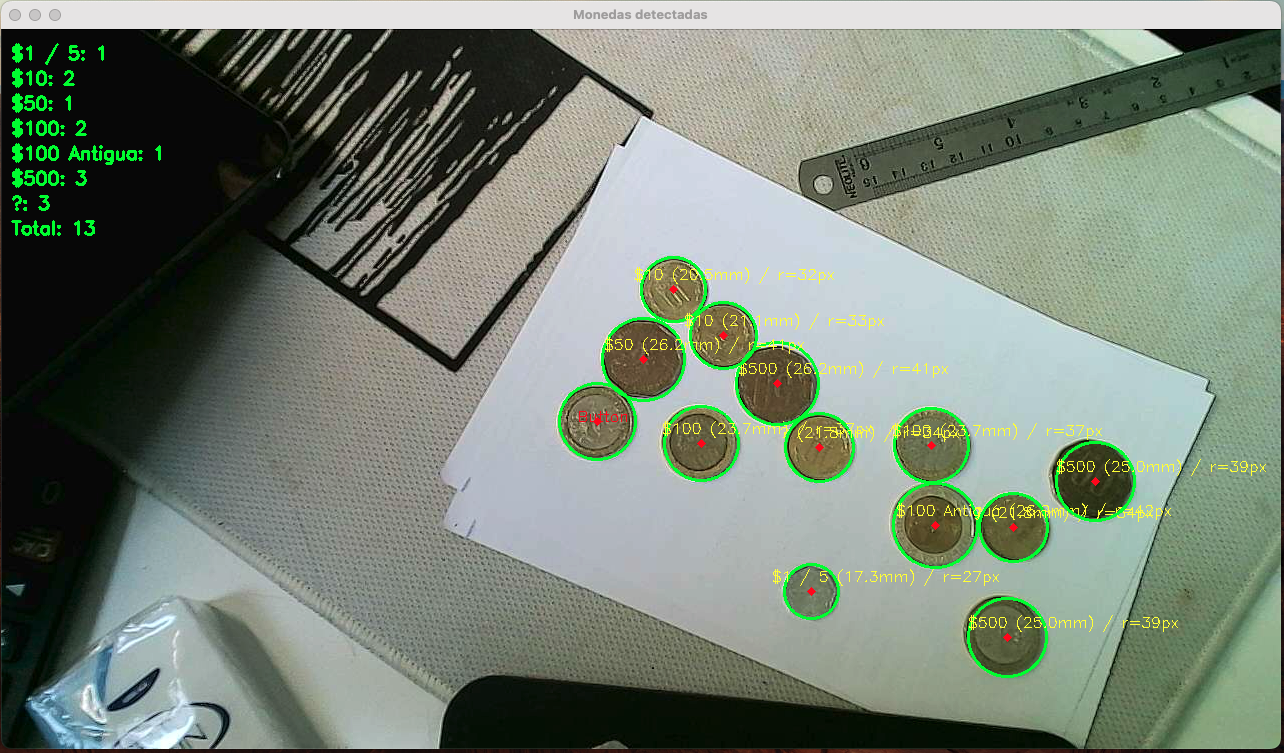
#> input picture COMPUTER VISION/dataset/11.png, 1284 x 753 px, given in place of the camera
$ python cam_calibration.py
#> lines starting #> are read from the running program, lines starting #| are printed output that depends on the picture; after the words box and inside, x2 and y2 are one past the last pixel; in counts of white or black regions, pixels touching at a corner belong together
import cv2 as cv
import numpy as np

# Constante física del ancho real de la tarjeta
REAL_WIDTH_MM = 85.6

# Inicializar cámara
cap = cv.VideoCapture(0)
cap.set(cv.CAP_PROP_FRAME_WIDTH, 1920)
cap.set(cv.CAP_PROP_FRAME_HEIGHT, 1080)
if not cap.isOpened():
    print("❌ No se pudo abrir la cámara")
    exit()

while True:
    ret, frame = cap.read()
#> frame is the input picture: shape (753, 1284, 3); mean B, G, R 118, 131.1, 119.9
    if not ret:
        print("⚠️ No se pudo capturar el frame")
        continue

    gray = cv.cvtColor(frame, cv.COLOR_BGR2GRAY)
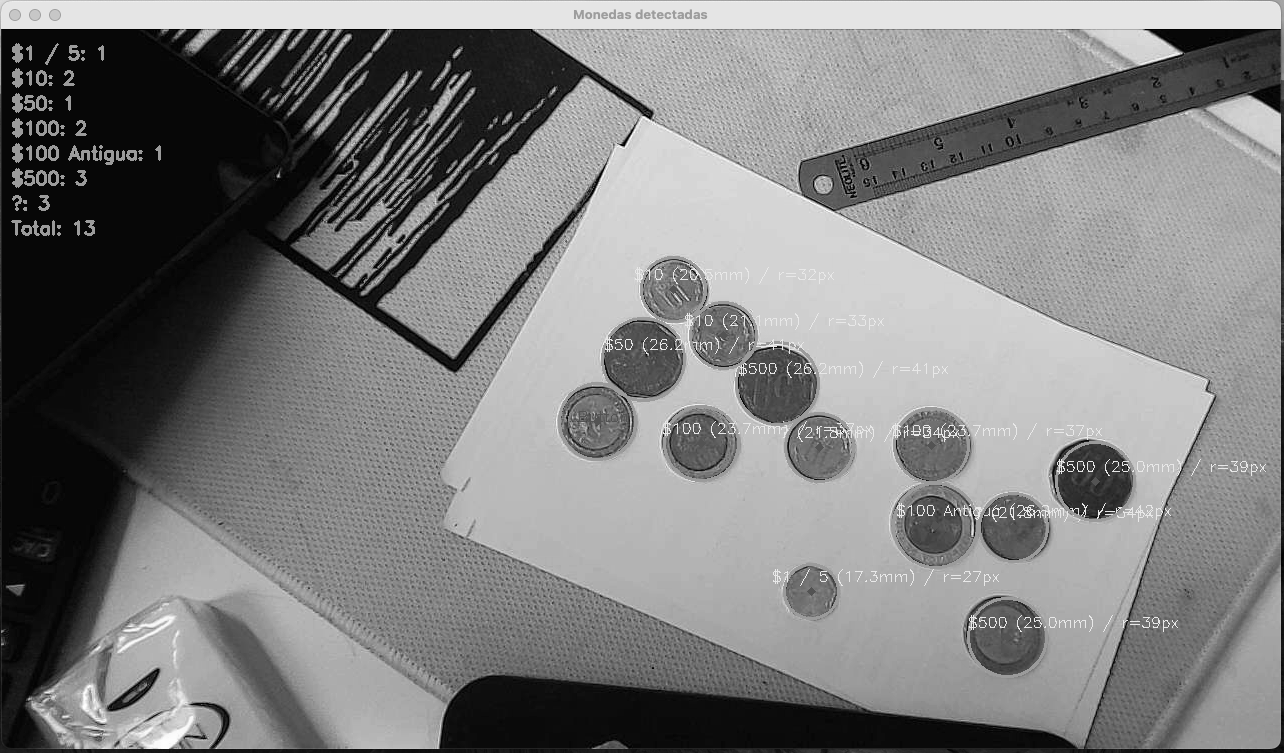
#> gray: shape (753, 1284); min 0, max 255, mean 126.3
    blurred = cv.GaussianBlur(gray, (5, 5), 0)
    _, thresh = cv.threshold(blurred, 80, 255, cv.THRESH_BINARY_INV)
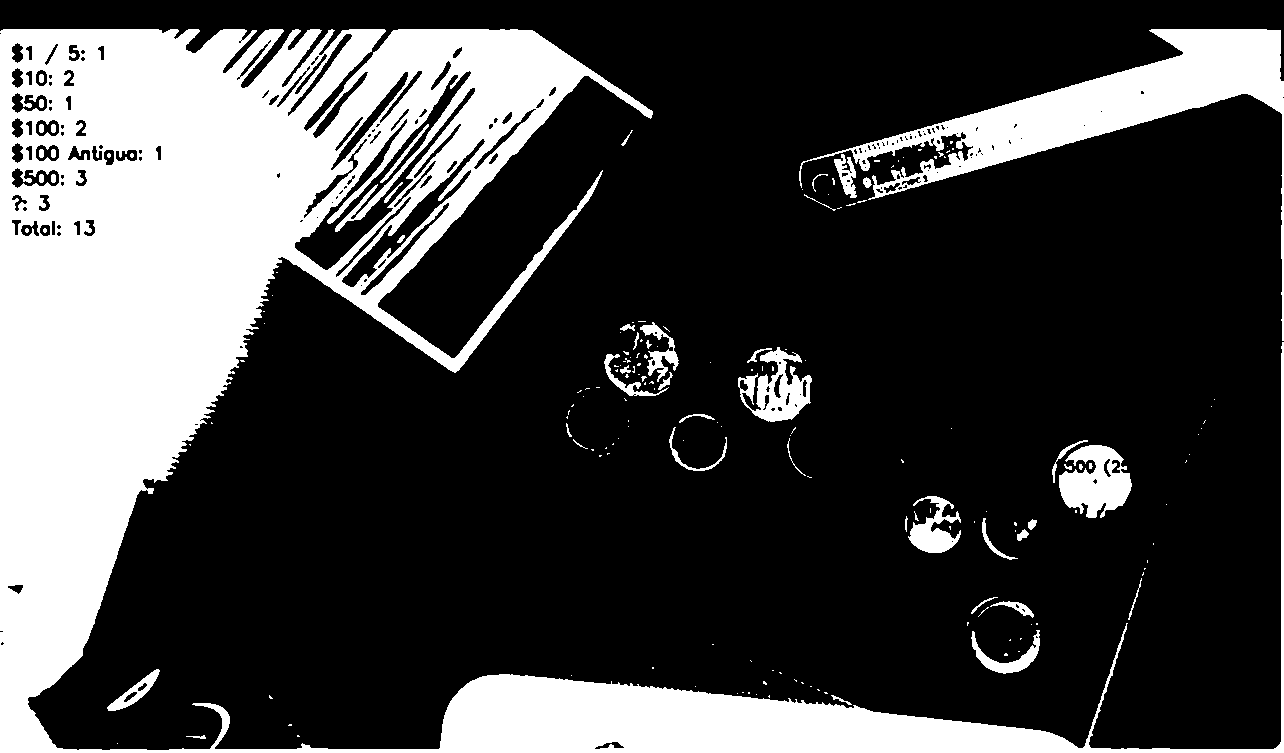
#> thresh: shape (753, 1284); 26.4% white; 181 white regions (134 under 20 px)

    contours, _ = cv.findContours(thresh, cv.RETR_EXTERNAL, cv.CHAIN_APPROX_SIMPLE)
#> contours = 166 contours, 139 with area under 20; largest, box (x1, y1, x2, y2) and area: (0, 29, 1284, 753) 232301, (799, 29, 1284, 341) 23354, (1059, 445, 1132, 518) 3346, (738, 347, 812, 422) 2710, (908, 496, 961, 553) 1295

    pix_to_mm = None
    output = frame.copy()

    for cnt in contours:
        area = cv.contourArea(cnt)
        if area < 5000:
            continue

        peri = cv.arcLength(cnt, True)
        approx = cv.approxPolyDP(cnt, 0.02 * peri, True)
        if len(approx) == 4:
            x, y, w, h = cv.boundingRect(approx)
            aspect_ratio = w / h

            if 1.4 < aspect_ratio < 1.7 and 180 < w < 800 and 100 < h < 500:
                roi = gray[y:y+h, x:x+w]
                mean_intensity = np.mean(roi)
                if mean_intensity > 180:
                    continue

                # Calibración
                pix_to_mm = REAL_WIDTH_MM / w
                ancho_cm = round(w * pix_to_mm / 10, 2)
                alto_cm = round(h * pix_to_mm / 10, 2)

                cv.drawContours(output, [approx], -1, (255, 0, 0), 2)
                cv.putText(output,
                           f"{w}px x {h}px ≈ {ancho_cm}cm x {alto_cm}cm",
                           (x, y - 10),
                           cv.FONT_HERSHEY_SIMPLEX, 0.5, (255, 0, 0), 1)

                print(f"📏 Escala estimada: pix_to_mm = {pix_to_mm:.4f}")
                print(f"Rectángulo detectado: w = {w}px, h = {h}px")
                break
#> this loop made 166 passes
#> area on passes 5, 22, 30: 28.5, 655.5, 791

    cv.imshow("Calibración de cámara (tarjeta)", output)

    if cv.waitKey(1) & 0xFF == ord('q'):
#> (key q is pressed here)
        break

cap.release()
cv.destroyAllWindows()

$ run again, on COMPUTER VISION/dataset/12.png
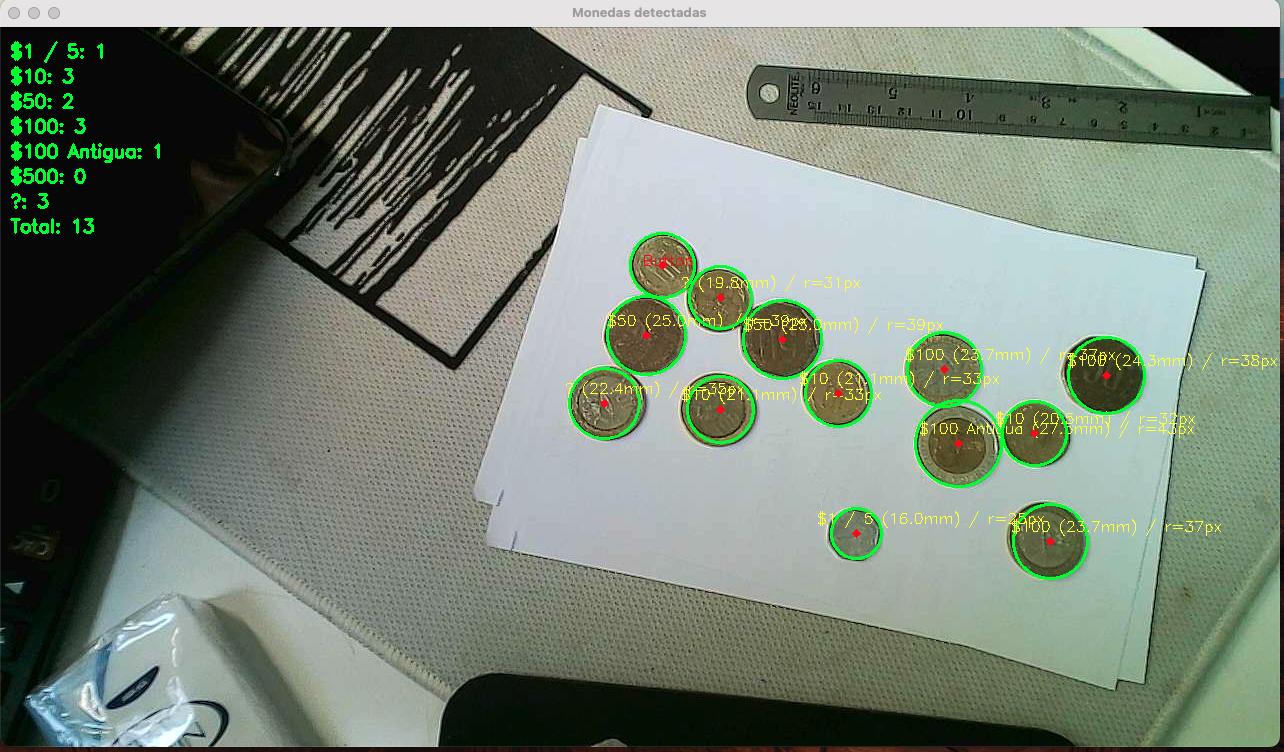
#> input picture COMPUTER VISION/dataset/12.png, 1284 x 752 px, given in place of the camera
#> frame is the input picture: shape (752, 1284, 3); mean B, G, R 115.1, 129.1, 117.5
#> `gray = cv.cvtColor(frame, cv.COLOR_BGR2GRAY)`:
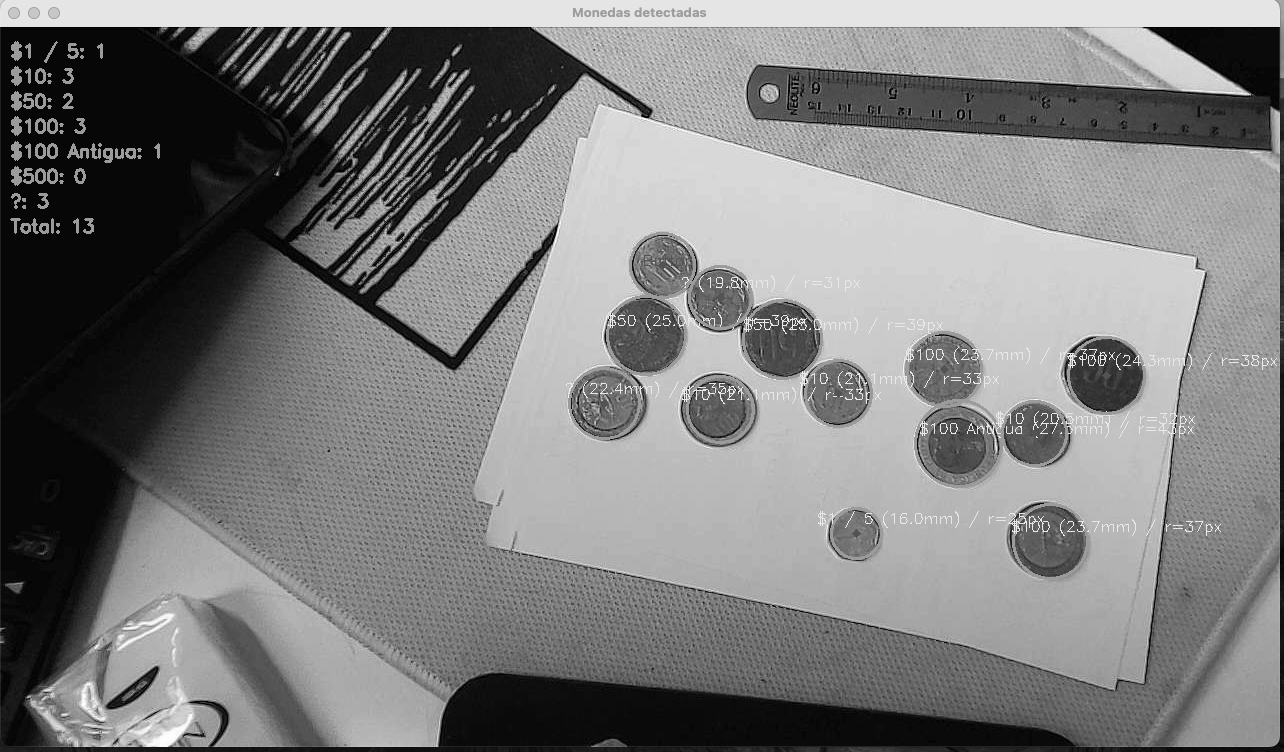
#> gray: shape (752, 1284); min 0, max 255, mean 124
#> `_, thresh = cv.threshold(blurred, 80, 255, cv.THRESH_BINARY_INV)`:
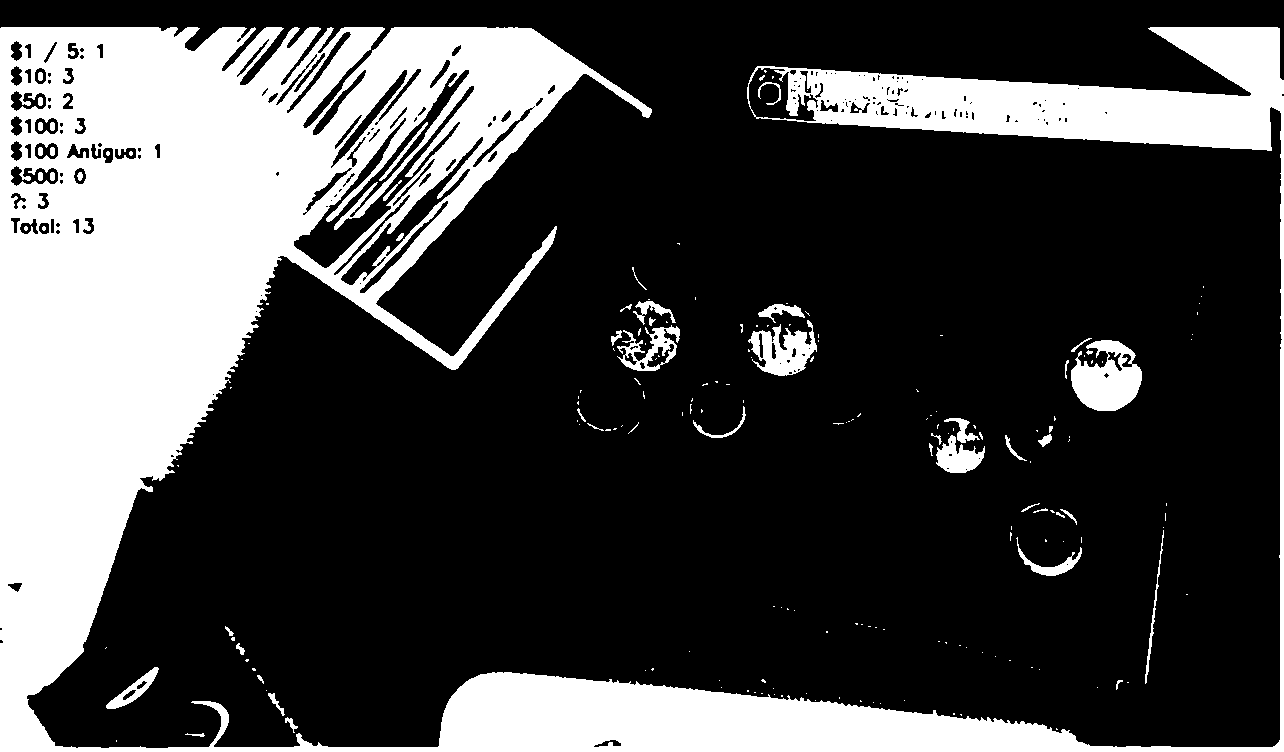
#> thresh: shape (752, 1284); 27.3% white; 191 white regions (141 under 20 px)
#> contours = 167 contours, 145 with area under 20; largest, box (x1, y1, x2, y2) and area: (0, 27, 1284, 752) 267289, (1071, 340, 1142, 411) 3353, (748, 320, 817, 376) 2046, (617, 325, 680, 371) 1342, (936, 435, 985, 473) 968
#> the loop `for cnt in contours:` made 167 passes
#> area on passes 4, 17, 34: 50, 74, 662.5
